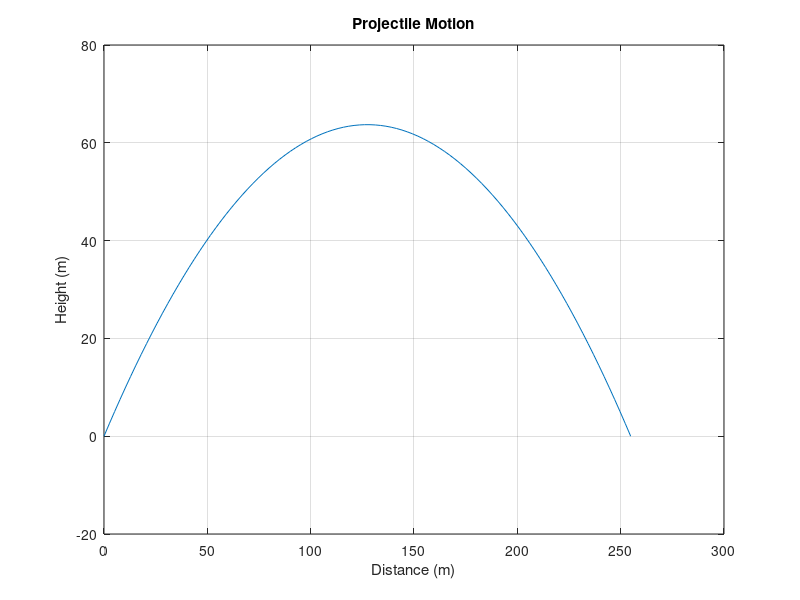

This figure's MATLAB source:
% Parameters
v0 = 50; % initial velocity in m/s
theta = 45; % launch angle in degrees
g = 9.81; % gravitational acceleration in m/s^2

% Convert angle to radians
theta = deg2rad(theta);

% Time of flight
T = (2 * v0 * sin(theta)) / g;

% Time intervals
t = linspace(0, T, 100);

% Trajectory equations
x = v0 * cos(theta) * t; % horizontal distance
y = v0 * sin(theta) * t - 0.5 * g * t.^2; % vertical distance

% Plot
figure;
plot(x, y);
title('Projectile Motion');
xlabel('Distance (m)');
ylabel('Height (m)');
grid on;
